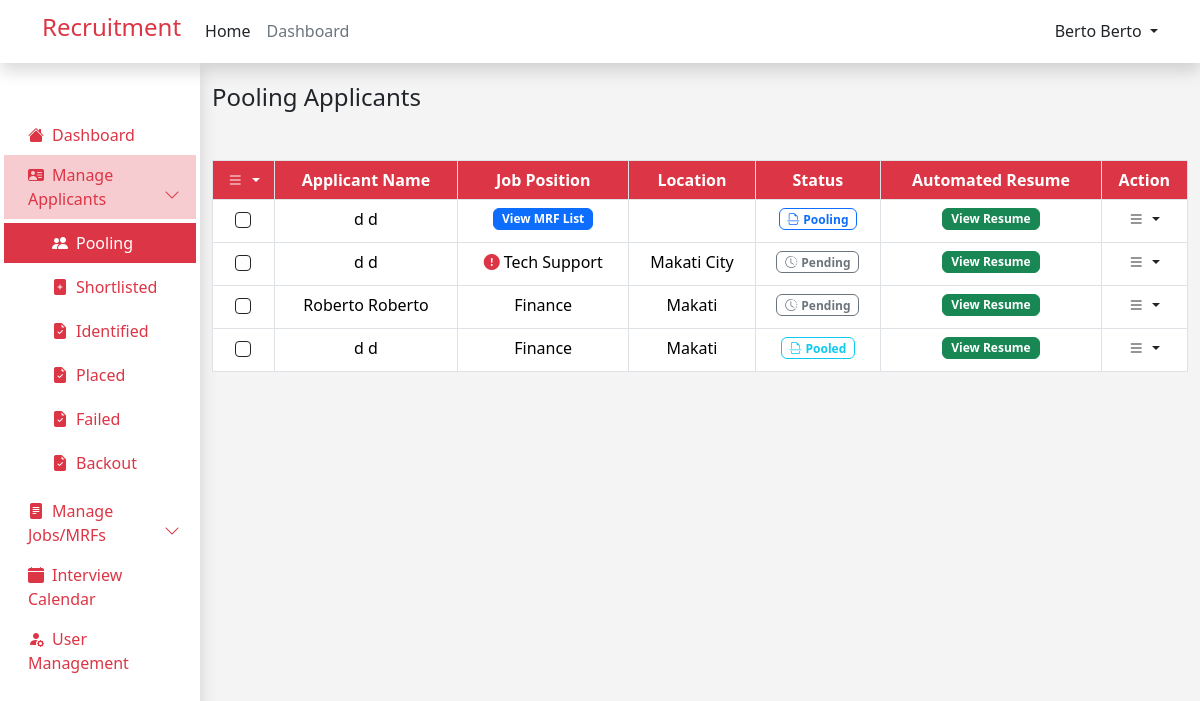
Before: /admin/pooling_applicant.php (signed in) with the older database file.
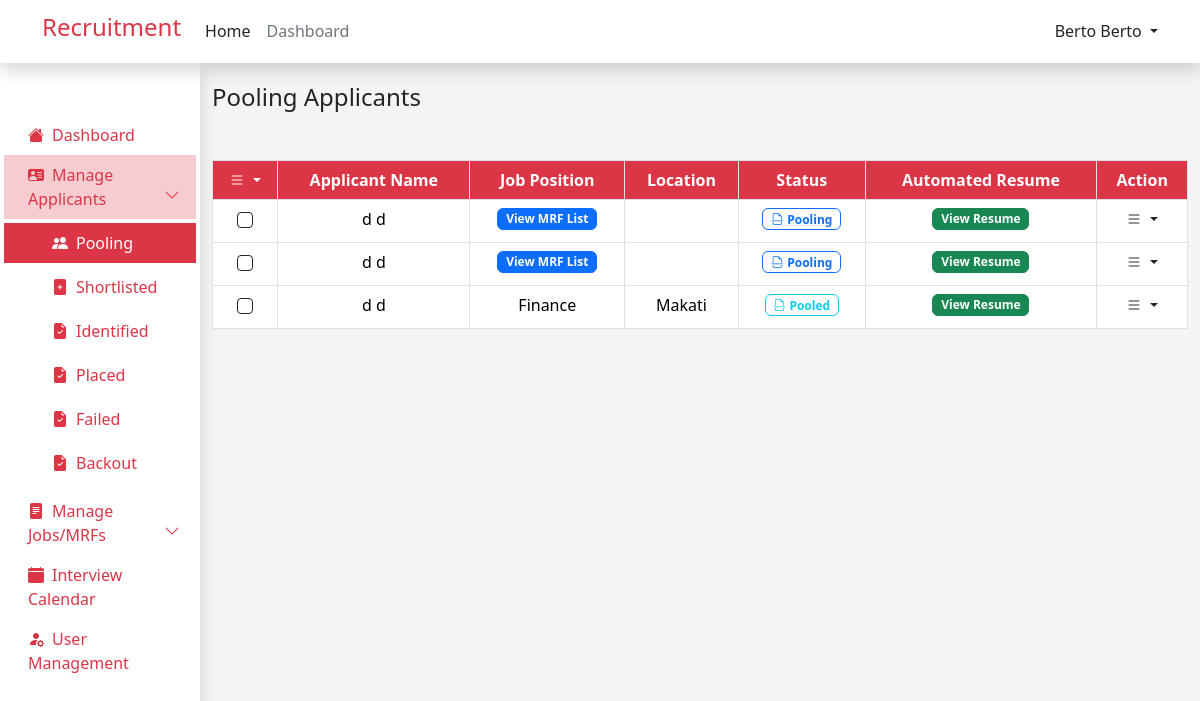
After: the same page with the newer database file.
### tables this page shows
CREATE TABLE `job_applicants` (
  `id` int(12) NOT NULL,
  `user_id` int(12) NOT NULL,
  `job_id` int(12) NOT NULL,
  `application_status` varchar(255) NOT NULL,
  `interview_date` datetime DEFAULT NULL
);

CREATE TABLE `user` (
  `id` int(11) NOT NULL,
  `first_name` varchar(255) NOT NULL,
  `last_name` varchar(255) NOT NULL,
  `email` varchar(255) NOT NULL,
  `password` varchar(255) NOT NULL,
  `role` varchar(255) NOT NULL,
  `resume` varchar(255) NOT NULL,
  `branch` varchar(255) NOT NULL
);

CREATE TABLE `jobs` (
  `id` int(12) NOT NULL,
  `job_name` varchar(255) NOT NULL,
  `number_required` int(12) NOT NULL,
  `job_type` varchar(255) NOT NULL,
  `shift_and_schedule` varchar(255) NOT NULL,
  `location` varchar(255) NOT NULL,
  `job_description` text NOT NULL,
  `qualification` text NOT NULL,
  `priority` varchar(255) NOT NULL,
  `industry` varchar(255) NOT NULL,
  `created_at` timestamp NOT NULL DEFAULT current_timestamp() ON UPDATE current_timestamp()
);

### components/applicants_table.php (the view, shortened to what this page needs)
<link rel="stylesheet" href="https://cdn.datatables.net/2.0.3/css/dataTables.dataTables.min.css">
<tbody>
    <?php
    while ($row = mysqli_fetch_assoc($result)) {
        ?>
        <tr>
            <td class="text-center">
                <div class="form-check d-flex justify-content-center ">
                    <input class="form-check-input  border border-1 border-dark" type="checkbox" name="checkbox_value[]"
                        value="<?php echo $row['id']; ?>">
                </div>
            </td>
            <td>
                <?php echo $row['first_name'] . ' ' . $row['first_name']; ?>
            </td>
            <td>
                <?php
                if ($row['application_status'] == 'Pooling') {
                    ?>
                    <button type="button" class="btn btn-primary badge" data-bs-toggle="modal"
                        data-bs-target="#viewMRFModal<?php echo $row['id']; ?>">
                        View MRF List
                    </button>
                    <?php
                } else {
                    if ($row['priority'] == 'Urgent Hiring') {
                        ?>
                        <i class="bi bi-exclamation-circle-fill text-danger"></i>
                        <?php
                    }
                    echo $row['job_name'];
                }
                ?>
            </td>
            <td>
                <?php
                if ($row['application_status'] !== 'Pooling') {
                    echo $row['location'];
                }
                ?>
            </td>
            <td>
                <?php
                $status = $row['application_status'];
                switch ($status) {
                    case 'Pending':
                        ?>
                        <span class=" badge badge border border-secondary text-secondary ">
                            <i class="bi bi-clock-history me-1"></i>Pending
                        </span>
                        <?php
                        break;
                    case 'Pooling':
                        ?>
                        <span class=" badge badge border border-primary text-primary ">
                            <i class="bi bi-file-earmark-break me-1"></i>Pooling
                        </span>
                        <?php
                        break;
                    case 'Pooled':
                        ?>
                        <span class=" badge badge border border-info text-info ">
                            <i class="bi bi-file-earmark-break me-1"></i>Pooled
                        </span>
                        <?php
                        break;
                        ?>
                        <?php
                }
                ?>
            </td>
            <td>
                <button type="button" class="btn btn-success badge " data-bs-toggle="modal"
                    data-bs-target="#viewResumeModal<?php echo $row['id']; ?>">
                    View Resume
                </button>
            </td>
            <td>
                <a href="#" class="link-danger text-decoration-none dropdown-toggle text-dark" id="dropdownUser2"
                    data-bs-toggle="dropdown" aria-expanded="false">
                    <i class="bi bi-list"></i>
                </a>
            </td>
        </tr>
        <?php
    }
    ?>
</tbody>

Changed rows visible on the page:
no longer on this page (row edited): job_applicants: user.first_name "d", job.job_name "Tech Support", job.location "Makati City", application_status "Pending" (drawn)
no longer on this page (row edited): job_applicants: user.first_name "Roberto", job.job_name "Finance", job.location "Makati", application_status "Pending" (drawn)
added job_applicants: user.first_name "d", application_status "Pooling" (drawn)
